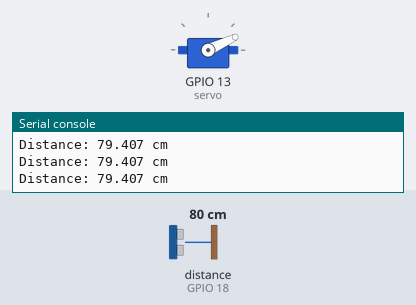
A program run on a simulated ESP32 board running MicroPython. Shown: servo, the last lines printed to the serial console. The inputs (shaded band) are chosen by the test bench; at power-on: distance to the obstacle (sensor on GPIO 18) 80 cm. The echo pulse lasts 58.3 µs per cm; servo angles are drawn from the pulse width (0.5 ms = 0°, 2.5 ms = 180°).

Above: at 1.2 s.
1.3 s: distance to the obstacle (sensor on GPIO 18) set to 23 cm
2.8 s: distance to the obstacle (sensor on GPIO 18) set to 19 cm
At 4.0 s:
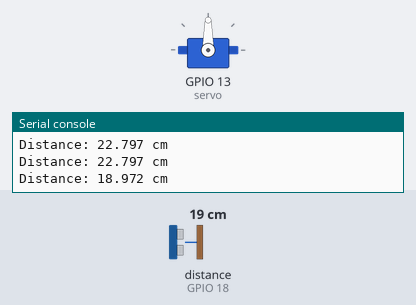
4.3 s: distance to the obstacle (sensor on GPIO 18) set to 35 cm
At 6.5 s:
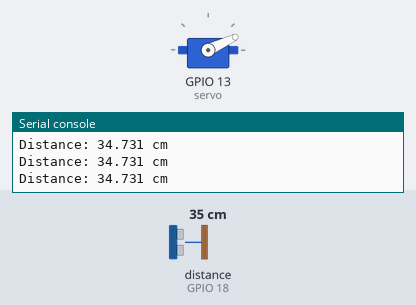
7.3 s: distance to the obstacle (sensor on GPIO 18) set to 2 cm
At 8.5 s:
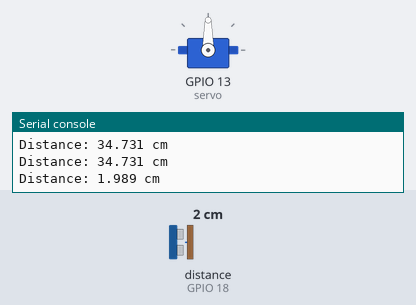
Timing chart, 0 to 9.9 s (numbered marks = the images above; inputs shaded):
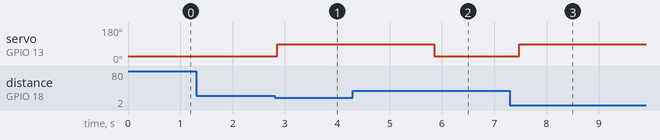

The program:

main.py
```python
from machine import Pin, PWM
import time

# Pins
TRIG = Pin(5, Pin.OUT)
ECHO = Pin(18, Pin.IN)
servo = PWM(Pin(13), freq=50)

# Servo helper
def servo_write(angle):
    # Convert angle (0-180) to duty (40-115)
    duty = int((angle / 180) * 75) + 40
    servo.duty(duty)

# Get distance using HC-SR04
def get_distance():
    TRIG.off()
    time.sleep_us(2)
    TRIG.on()
    time.sleep_us(10)
    TRIG.off()

    while ECHO.value() == 0:
        pass
    start = time.ticks_us()

    while ECHO.value() == 1:
        pass
    end = time.ticks_us()

    duration = end - start
    distance = (duration * 0.034) / 2
    return distance

# Initialize servo
servo_write(0)

print("Smart Dustbin Ready...")

while True:
    dist = get_distance()
    print("Distance:", dist, "cm")

    if dist > 0 and dist < 20:
        servo_write(90)       # Open lid
        time.sleep(3)
        print("open")
        servo_write(0)        # Close lid

    time.sleep(0.2)
```

Measured:
- the behaviour switches between 21 and 20 cm on distance to the obstacle (sensor on GPIO 18) (found by bisection; images 0 and 1)
- after the input at 2.8 s, servo on GPIO 13 (servo): 25° → 90° after 0.06 s
- after the input at 4.3 s, servo on GPIO 13 (servo): goes on until 5.9 s, then stays 25°
- after the input at 7.3 s, servo on GPIO 13 (servo): 25° → 90° after 0.18 s
